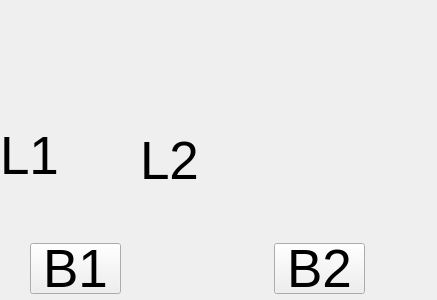
<?xml version="1.0" encoding="UTF-8"?>
<ui version="4.0">
 <class>myWidget</class>
 <widget class="QWidget" name="myWidget">
  <property name="geometry">
   <rect>
    <x>0</x>
    <y>0</y>
    <width>437</width>
    <height>300</height>
   </rect>
  </property>
  <property name="windowTitle">
   <string>Form</string>
  </property>
  <widget class="QLabel" name="label1">
   <property name="geometry">
    <rect>
     <x>0</x>
     <y>130</y>
     <width>81</width>
     <height>51</height>
    </rect>
   </property>
   <property name="font">
    <font>
     <pointsize>40</pointsize>
    </font>
   </property>
   <property name="lineWidth">
    <number>1</number>
   </property>
   <property name="text">
    <string>L1</string>
   </property>
  </widget>
  <widget class="QLabel" name="label2">
   <property name="geometry">
    <rect>
     <x>140</x>
     <y>140</y>
     <width>61</width>
     <height>41</height>
    </rect>
   </property>
   <property name="font">
    <font>
     <pointsize>40</pointsize>
    </font>
   </property>
   <property name="lineWidth">
    <number>1</number>
   </property>
   <property name="text">
    <string>L2</string>
   </property>
  </widget>
  <widget class="QPushButton" name="button1">
   <property name="geometry">
    <rect>
     <x>30</x>
     <y>243</y>
     <width>91</width>
     <height>51</height>
    </rect>
   </property>
   <property name="font">
    <font>
     <pointsize>40</pointsize>
    </font>
   </property>
   <property name="text">
    <string>B1</string>
   </property>
  </widget>
  <widget class="QPushButton" name="button2">
   <property name="geometry">
    <rect>
     <x>274</x>
     <y>243</y>
     <width>91</width>
     <height>51</height>
    </rect>
   </property>
   <property name="font">
    <font>
     <pointsize>40</pointsize>
    </font>
   </property>
   <property name="text">
    <string>B2</string>
   </property>
  </widget>
 </widget>
 <resources/>
 <connections/>
</ui>
